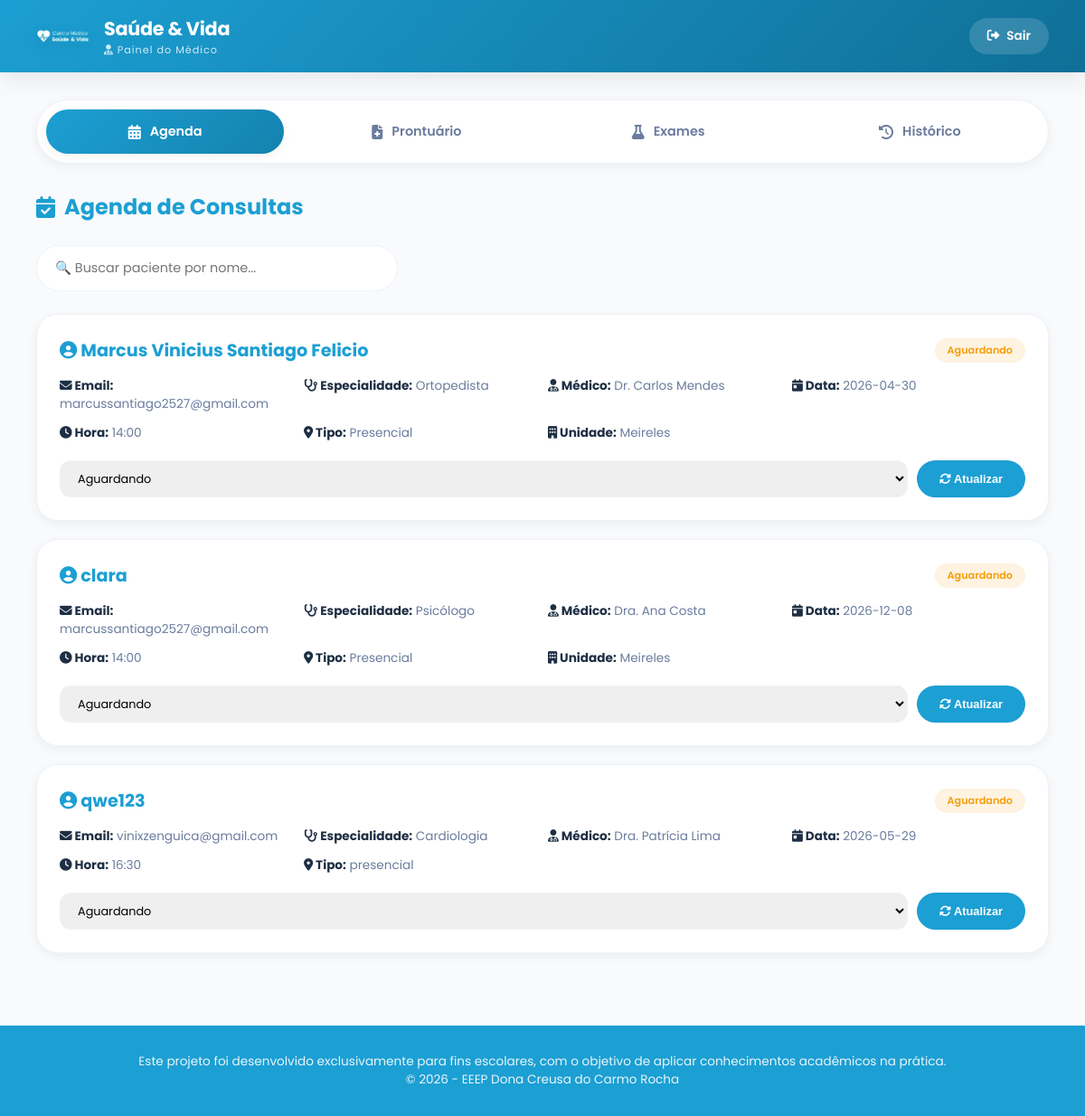
/medico (signed in), run on the app's committed database.
### tables this page shows
CREATE TABLE consultas (
        id INTEGER PRIMARY KEY AUTOINCREMENT,
        nome TEXT,
        email TEXT,
        tipo TEXT,
        especialidade TEXT,
        medico TEXT,
        data TEXT,
        hora TEXT,
        unidade TEXT,
        status TEXT
    , usuario_id INTEGER, prontuario TEXT, exame_solicitado TEXT, diagnostico TEXT, receita TEXT);

### agendamento.py (the view)
@agendamento_bp.route('/medico')
def pagina_medico():
    if session.get('tipo') != 'medico':
        return redirect('/')
    conn = sqlite3.connect('banco.db')
    cursor = conn.cursor()
    cursor.execute("SELECT * FROM consultas WHERE status != 'Finalizado' AND status != 'Cancelado'")
    consultas = cursor.fetchall()
    cursor.execute("SELECT * FROM consultas WHERE status='Finalizado'")
    historico = cursor.fetchall()
    cursor.execute("SELECT DISTINCT nome, email FROM consultas WHERE status != 'Finalizado' AND status != 'Cancelado'")
    pacientes = cursor.fetchall()
    conn.close()
    return render_template('medico.html',
        consultas=consultas,
        historico=historico,
        pacientes=pacientes
    )

### templates/medico.html (shortened to what this page needs)
<!DOCTYPE html>
<html lang="pt-BR">
<head>
<link rel="stylesheet" href="https://cdnjs.cloudflare.com/ajax/libs/font-awesome/6.5.0/css/all.min.css">
</head>
<body>
<header class="header-medico">
    <div class="container-header">
        <div class="logo-area">
            <img src="{{ url_for('static', filename='img/logo.png') }}" alt="Logo" class="logo">
            <div class="logo-text">
                <h1 class="medic-name">Saúde & Vida</h1>
                <span class="medico-badge"><i class="fas fa-user-md"></i> Painel do Médico</span>
            </div>
        </div>
        <div class="header-buttons">
            <button class="btn-sair" id="logoutBtn">
                <i class="fas fa-sign-out-alt"></i>
                <span>Sair</span>
            </button>
        </div>
    </div>
</header>
<div class="tabs-container">
    <div class="tabs-nav">
        <button class="tab-btn active" onclick="trocarAba('agenda')">
            <i class="fas fa-calendar-alt"></i> Agenda
        </button>
        <button class="tab-btn" onclick="trocarAba('prontuario')">
            <i class="fas fa-file-medical"></i> Prontuário
        </button>
        <button class="tab-btn" onclick="trocarAba('exames')">
            <i class="fas fa-flask"></i> Exames
        </button>
        <button class="tab-btn" onclick="trocarAba('historico')">
            <i class="fas fa-history"></i> Histórico
        </button>
    </div>
</div>
<section id="agenda" class="aba ativa">
    <h2><i class="fas fa-calendar-check"></i> Agenda de Consultas</h2>
    <div class="search-box">
        <input type="text" id="busca" placeholder="🔍 Buscar paciente por nome..." onkeyup="filtrarPaciente()">
    </div>
    <div id="listaAgenda" class="cards-grid">
        {% if consultas %}
            {% for c in consultas %}
            <div class="card">
                <div class="card-header">
                    <h3><i class="fas fa-user-circle"></i> {{ c[1] }}</h3>
                    <span class="status status-{{ c[9].replace(' ', '_') if c[9] else 'Aguardando' }}">{{ c[9] if c[9] else 'Aguardando' }}</span>
                </div>
                <div class="card-body">
                    <p><strong><i class="fas fa-envelope"></i> Email:</strong> {{ c[2] }}</p>
                    <p><strong><i class="fas fa-stethoscope"></i> Especialidade:</strong> {{ c[4] }}</p>
                    <p><strong><i class="fas fa-user-md"></i> Médico:</strong> {{ c[5] }}</p>
                    <p><strong><i class="fas fa-calendar-day"></i> Data:</strong> {{ c[6] }}</p>
                    <p><strong><i class="fas fa-clock"></i> Hora:</strong> {{ c[7] }}</p>
                    <p><strong><i class="fas fa-map-marker-alt"></i> Tipo:</strong> {{ c[3] }}</p>
                    {% if c[3] == 'Presencial' %}
                    <p><strong><i class="fas fa-building"></i> Unidade:</strong> {{ c[8] }}</p>
                    {% endif %}
                </div>
                <div class="card-footer">
                    <form action="/atualizar_status" method="POST" style="display: flex; gap: 10px; flex-wrap: wrap; width: 100%;">
                        <select name="status" style="flex: 1;">
                            <option value="Aguardando" {% if c[9] == 'Aguardando' %}selected{% endif %}>Aguardando</option>
                        </select>
                        <button type="submit" class="btn-update"><i class="fas fa-sync-alt"></i> Atualizar</button>
                    </form>
                </div>
            </div>
            {% endfor %}
        {% else %}
            <div class="empty-state">
                <i class="fas fa-calendar-times"></i>
                <p>Nenhuma consulta agendada</p>
            </div>
        {% endif %}
    </div>
</section>
<footer>
    <p>Este projeto foi desenvolvido exclusivamente para fins escolares, com o objetivo de aplicar conhecimentos acadêmicos na prática.</p>
    <p>© 2026 - EEEP Dona Creusa do Carmo Rocha</p>
</footer>
</body>
</html>

### data on the page
consultas: nome "Marcus Vinicius Santiago Felicio", status "Aguardando", email "marcussantiago2527@gmail.com", especialidade "Ortopedista", medico "Dr. Carlos Mendes", data "2026-04-30", hora "14:00", tipo "Presencial", unidade "Meireles"
consultas: nome "clara", status "Aguardando", email "marcussantiago2527@gmail.com", especialidade "Psicólogo", medico "Dra. Ana Costa", data "2026-12-08", hora "14:00", tipo "Presencial", unidade "Meireles"
consultas: nome "qwe123", status "Aguardando", email "vinixzenguica@gmail.com", especialidade "Cardiologia", medico "Dra. Patrícia Lima", data "2026-05-29", hora "16:30", tipo "presencial"
